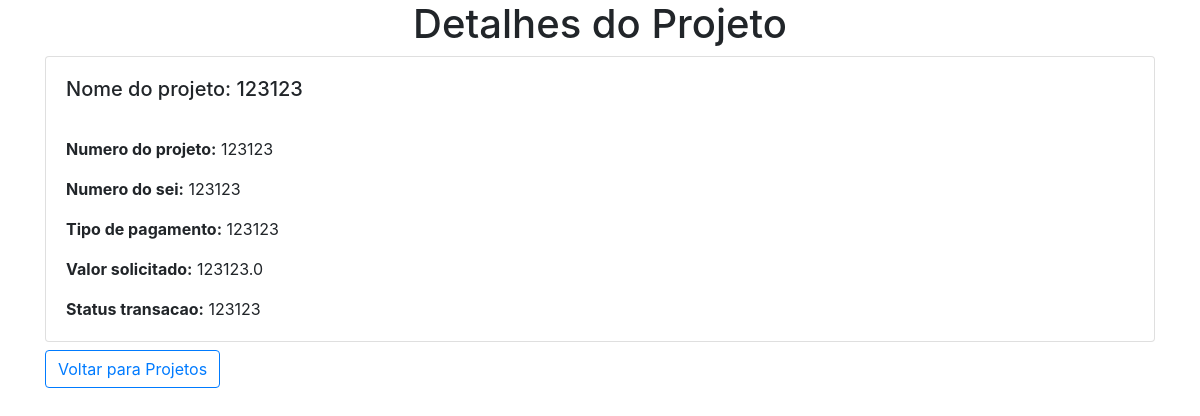
/view_projeto/1/, run on the app's committed database.
### app/models.py (models this page shows, shortened)
class Projeto(models.Model):
    numero_projeto = models.CharField(max_length=30)
    numero_sei = models.CharField(max_length=21)
    numero_parcela = models.CharField(max_length=20)
    valor_solicitado = models.FloatField()
    titulo_projeto = models.CharField(max_length=100)
    status_transacao = models.CharField(max_length=100)
    transacao = models.ForeignKey(Transacao, on_delete=models.CASCADE)

### app/views.py (the view)
# urls.py: path("view_projeto/<int:projeto_id>/", view_projeto, name="view_projeto"),
def view_projeto(request, projeto_id):
    projeto = get_object_or_404(Projeto, pk=projeto_id)
    return render(request, 'view_projeto.html', {'projeto': projeto})

### app/templates/view_projeto.html (shortened to what this page needs)
<!DOCTYPE html>
<html lang="en">
<head>
    <link rel="stylesheet" href="https://stackpath.bootstrapcdn.com/bootstrap/4.1.3/css/bootstrap.min.css">
</head>
<body>
  <div class="container">
        <h1 class="text-center">Detalhes do Projeto</h1>
        <div class="card">
            <div class="card-body">
                <h5 class="card-title"><strong></strong>Nome do projeto: {{ projeto.titulo_projeto }}</h5> <br>
                <p class="card-text"><strong>Numero do projeto:</strong> {{ projeto.numero_projeto }}</p>
                <p class="card-text"><strong>Numero do sei:</strong> {{ projeto.numero_sei }}</p>
                <p class="card-text"><strong>Tipo de pagamento:</strong> {{ projeto.numero_parcela }}</p>
                <p class="card-text"><strong>Valor solicitado:</strong> {{ projeto.valor_solicitado }}</p>
                <p class="card-text"><strong>Status transacao:</strong> {{ projeto.status_transacao }}</p>
            </div>
        </div>
        <a href="{% url 'projeto_html' %}" class="btn btn-outline-primary mt-2">
             Voltar para Projetos
        </a>
    </div>
</body>
</html>

### data on the page
Projeto: titulo_projeto "123123", numero_projeto "123123", numero_sei "123123", numero_parcela "123123", valor_solicitado "123123.0", status_transacao "123123"
